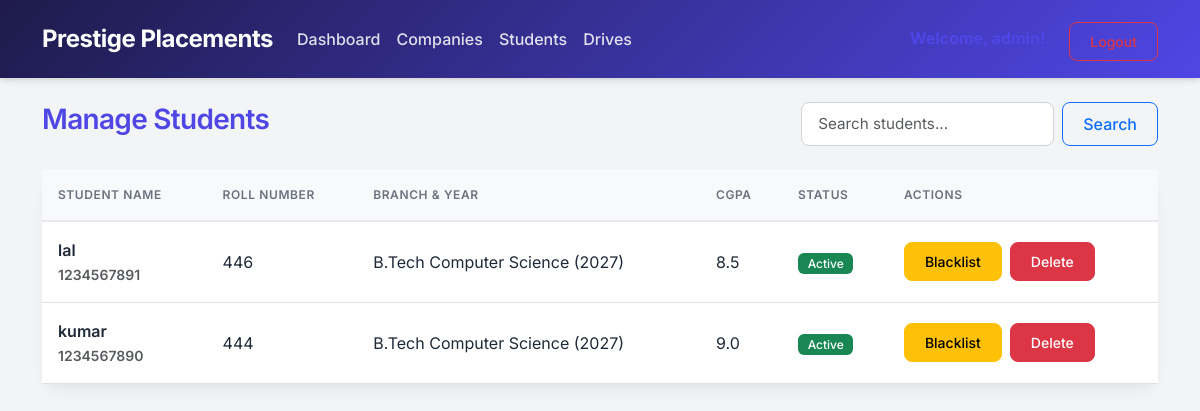
The page /admin/students (signed in) on the database its author committed.
### models.py (models this page shows)
class StudentProfile(db.Model):
    id = db.Column(db.Integer, primary_key=True)
    user_id = db.Column(db.Integer, db.ForeignKey('user.id'), nullable=False)
    full_name = db.Column(db.String(150), nullable=False)
    roll_number = db.Column(db.String(50), unique=True, nullable=True)
    contact = db.Column(db.String(20), nullable=True)
    branch = db.Column(db.String(100), nullable=True)
    cgpa = db.Column(db.Float, nullable=True)
    graduation_year = db.Column(db.Integer, nullable=True)
    resume_path = db.Column(db.String(255), nullable=True)
    applications = db.relationship('Application', backref='student', cascade="all, delete-orphan")

### routes/admin.py (the view)
@admin_bp.route('/students')
@login_required
@admin_required
def students():
    search = request.args.get('search', '')
    if search:
        students_list = StudentProfile.query.join(User).filter(
            (StudentProfile.full_name.ilike(f'%{search}%')) |
            (StudentProfile.roll_number.ilike(f'%{search}%')) |
            (StudentProfile.contact.ilike(f'%{search}%'))
        ).all()
    else:
        students_list = StudentProfile.query.all()
    return render_template('admin/students.html', students=students_list)

### routes/admin.py (called while the page is built)
def admin_required(f):
    @wraps(f)
    def decorated_function(*args, **kwargs):
        if not current_user.is_authenticated or current_user.role != 'admin':
            flash('You do not have permission to access that page.', 'danger')
            return redirect(url_for('index'))
        return f(*args, **kwargs)
    return decorated_function

### templates/admin/students.html (shortened to what this page needs)
{% extends 'base.html' %}
{% block content %}
<div class="d-flex justify-content-between align-items-center mb-4">
    <h3 class="text-primary font-weight-bold">Manage Students</h3>
    <form class="d-flex" method="GET" action="{{ url_for('admin.students') }}">
        <input class="form-control me-2" type="search" placeholder="Search students..." name="search" value="{{ request.args.get('search', '') }}">
        <button class="btn btn-outline-primary" type="submit">Search</button>
    </form>
</div>
<div class="card shadow-sm">
    <div class="table-responsive">
        <table class="table table-hover mb-0 align-middle">
            <thead class="table-light">
                <tr>
                    <th>Student Name</th>
                    <th>Roll Number</th>
                    <th>Branch & Year</th>
                    <th>CGPA</th>
                    <th>Status</th>
                    <th>Actions</th>
                </tr>
            </thead>
            <tbody>
                {% for student in students %}
                <tr>
                    <td class="fw-semibold">{{ student.full_name }}<br><small class="text-muted">{{ student.contact or 'No contact' }}</small></td>
                    <td>{{ student.roll_number or 'N/A' }}</td>
                    <td>{{ student.branch or 'N/A' }} ({{ student.graduation_year or 'N/A' }})</td>
                    <td>{{ student.cgpa or 'N/A' }}</td>
                    <td>
                        {% if student.user.is_active %}
                            <span class="badge bg-success">Active</span>
                        {% else %}
                            <span class="badge bg-danger">Blacklisted</span>
                        {% endif %}
                    </td>
                    <td>
                        <div class="d-flex gap-2">
                            <form method="POST" action="{{ url_for('admin.toggle_student_status', user_id=student.user_id) }}">
                                {% if student.user.is_active %}
                                    <button type="submit" class="btn btn-sm btn-warning">Blacklist</button>
                                {% else %}
                                    <button type="submit" class="btn btn-sm btn-success">Activate</button>
                                {% endif %}
                            </form>
                            <form method="POST" action="{{ url_for('admin.delete_student', user_id=student.user_id) }}">
                                <button type="submit" class="btn btn-sm btn-danger" onclick="return confirm('Are you sure you want to completely delete this student?');">Delete</button>
                            </form>
                        </div>
                    </td>
                </tr>
                {% else %}
                <tr><td colspan="6" class="text-center py-4">No students found.</td></tr>
                {% endfor %}
            </tbody>
        </table>
    </div>
</div>
{% endblock %}

### templates/base.html (shortened to what this page needs)
<!DOCTYPE html>
<html lang="en">
<head>
    <link href="https://cdn.jsdelivr.net/npm/bootstrap@5.3.0/dist/css/bootstrap.min.css" rel="stylesheet">
    <link rel="stylesheet" href="{{ url_for('static', filename='css/style.css') }}">
</head>
<body>
    <nav class="navbar navbar-expand-lg sticky-top">
        <div class="container">
            <a class="navbar-brand" href="{{ url_for('index') }}">Prestige Placements</a>
            <div class="collapse navbar-collapse" id="navbarNav">
                <ul class="navbar-nav me-auto">
                    {% if current_user.is_authenticated %}
                        {% if current_user.role == 'admin' %}
                            <li class="nav-item"><a class="nav-link" href="{{ url_for('admin.dashboard') }}">Dashboard</a></li>
                            <li class="nav-item"><a class="nav-link" href="{{ url_for('admin.companies') }}">Companies</a></li>
                            <li class="nav-item"><a class="nav-link" href="{{ url_for('admin.students') }}">Students</a></li>
                            <li class="nav-item"><a class="nav-link" href="{{ url_for('admin.drives') }}">Drives</a></li>
                        {% elif current_user.role == 'company' %}
                            <li class="nav-item"><a class="nav-link" href="{{ url_for('company.dashboard') }}">Dashboard</a></li>
                            <li class="nav-item"><a class="nav-link" href="{{ url_for('company.create_drive') }}">Create Drive</a></li>
                        {% endif %}
                    {% endif %}
                </ul>
                <ul class="navbar-nav ms-auto">
                    {% if current_user.is_authenticated %}
                        <li class="nav-item">
                            <span class="nav-link text-primary fw-bold me-3">Welcome, {{ current_user.username }}!</span>
                        </li>
                        <li class="nav-item">
                            <a class="btn btn-outline-danger btn-sm mt-1" href="{{ url_for('auth.logout') }}">Logout</a>
                        </li>
                    {% endif %}
                </ul>
            </div>
        </div>
    </nav>
    <div class="container mt-4 mb-5">
        {% block content %}{% endblock %}
    </div>
</body>
</html>

### static/css/style.css (style rules this page uses)
:root { --primary-color: #4F46E5; --primary-hover: #4338CA; --secondary-color: #10B981; --bg-color: #F3F4F6; --card-bg: #FFFFFF; --text-main: #1F2937; --text-muted: #6B7280; }
body { font-family: 'Inter', sans-serif; background-color: var(--bg-color); color: var(--text-main); -webkit-font-smoothing: antialiased; }
.navbar { background: linear-gradient(135deg, #1e1b4b 0%, #4F46E5 100%) !important; box-shadow: 0 4px 6px -1px rgba(0, 0, 0, 0.1), 0 2px 4px -1px rgba(0, 0, 0, 0.06); padding: 1rem 0; }
.navbar-brand { color: #ffffff !important; font-weight: 700; font-size: 1.5rem; letter-spacing: -0.5px; }
.nav-link { color: rgba(255, 255, 255, 0.85) !important; font-weight: 500; transition: color 0.2s ease-in-out; }
.card { border: none; border-radius: 16px; box-shadow: 0 10px 15px -3px rgba(0, 0, 0, 0.05), 0 4px 6px -2px rgba(0, 0, 0, 0.025) !important; background-color: var(--card-bg); transition: transform 0.2s ease, box-shadow 0.2s ease; }
h1, h2, h3, h4, h5, h6 { font-weight: 600; letter-spacing: -0.025em; color: var(--text-main); }
.text-primary { color: var(--primary-color) !important; }
.btn { border-radius: 8px; font-weight: 500; padding: 0.5rem 1.25rem; transition: all 0.2s; }
.table { margin-bottom: 0; }
.table th { font-weight: 600; text-transform: uppercase; font-size: 0.75rem; letter-spacing: 0.05em; color: var(--text-muted); border-bottom: 2px solid #E5E7EB; padding: 1rem; }
.table td { padding: 1rem; vertical-align: middle; color: var(--text-main); }
.form-control, .form-select { border-radius: 8px; border: 1px solid #D1D5DB; padding: 0.6rem 1rem; font-size: 0.95rem; transition: border-color 0.15s ease-in-out, box-shadow 0.15s ease-in-out; }
.badge { padding: 0.4em 0.8em; font-weight: 500; border-radius: 6px; }

### rows shown on the page
StudentProfile: full_name "lal", contact "1234567891", roll_number "446", branch "B.Tech Computer Science", graduation_year "2027", cgpa "8.5"
StudentProfile: full_name "kumar", contact "1234567890", roll_number "444", branch "B.Tech Computer Science", graduation_year "2027", cgpa "9.0"
